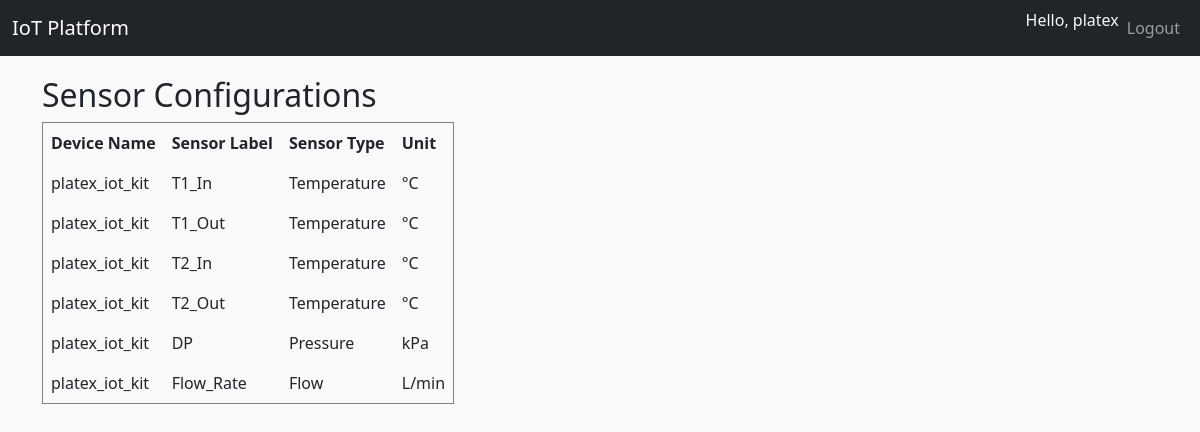
/api/ui/sensor-configs/ (signed in), run on an earlier commit of the app's database.
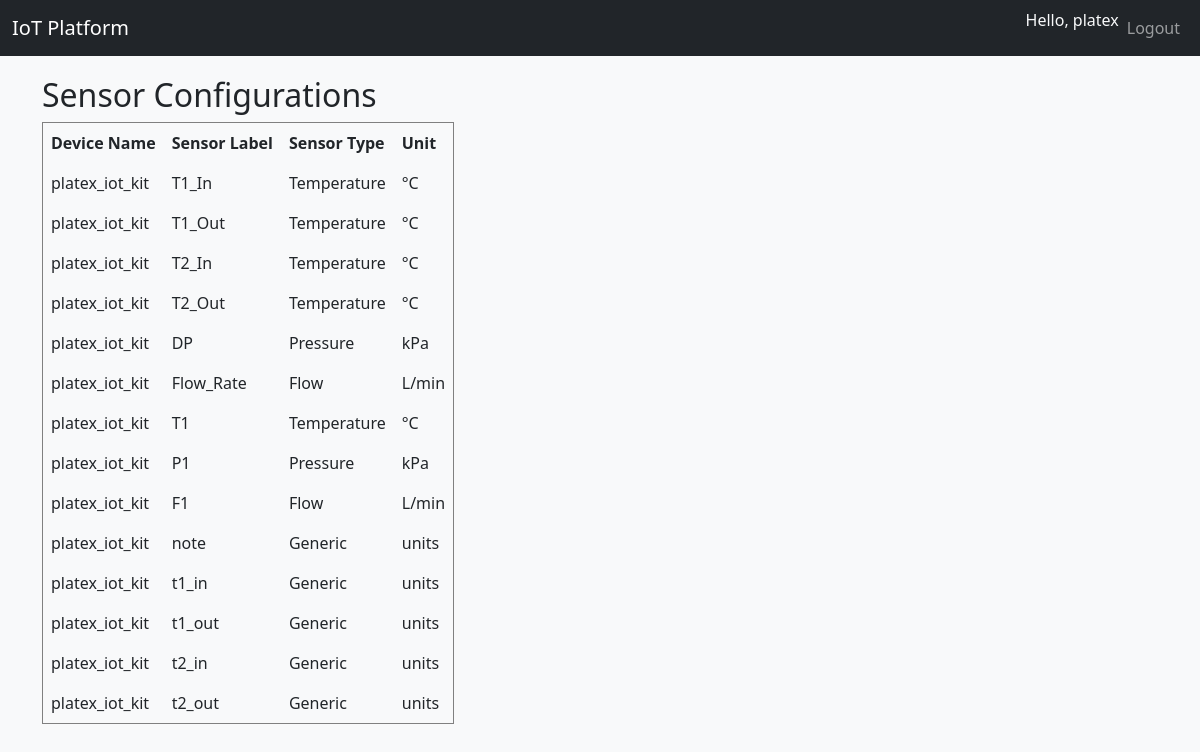
And on a later commit of the database.
### api/models.py (models this page shows, shortened)
class SensorConfiguration(models.Model):
    device = models.ForeignKey(Device, on_delete=models.CASCADE, related_name='sensor_configs')
    sensor_type = models.ForeignKey(SensorType, on_delete=models.CASCADE)
    sensor_label = models.CharField(max_length=50)  # e.g., "T1_In", "DP_Out", "Flow_In"
    expected_min = models.FloatField(null=True, blank=True)
    expected_max = models.FloatField(null=True, blank=True)
    class Meta:
        unique_together = ['device', 'sensor_label']

class Device(models.Model):
    customer = models.ForeignKey(Customer, on_delete=models.CASCADE, related_name='devices')
    device_type = models.ForeignKey(DeviceType, on_delete=models.SET_NULL, null=True)
    name = models.CharField(max_length=100)
    location = models.CharField(max_length=100, blank=True)
    write_api_key = models.UUIDField(default=uuid.uuid4, unique=True, editable=False)
    read_api_key = models.UUIDField(default=uuid.uuid4, unique=True, editable=False)
    created_at = models.DateTimeField(auto_now_add=True)
    is_active = models.BooleanField(default=True)

class SensorType(models.Model):
    name = models.CharField(max_length=100)  # e.g., "Temperature", "Pressure", "Flow"
    unit = models.CharField(max_length=20)   # e.g., "°C", "kPa", "L/min"
    description = models.TextField(blank=True)

### api/views.py (the view)
# urls.py: path('ui/sensor-configs/', views.sensor_configurations, name='sensor_configurations'),
@login_required
def sensor_configurations(request):
    customer = get_object_or_404(Customer, user=request.user)
    devices = Device.objects.filter(customer=customer, is_active=True)
    configs = SensorConfiguration.objects.filter(device__in=devices)
    return render(request, 'api/sensor_configurations.html', {
        'configs': configs,
        'devices': devices
    })

### api/templates/api/sensor_configurations.html
{% extends "base.html" %}
{% load static %}
{% block content %}
<h2>Sensor Configurations</h2>
{% if configs %}
<table border="1" cellpadding="8" cellspacing="0">
    <thead>
        <tr>
            <th>Device Name</th>
            <th>Sensor Label</th>
            <th>Sensor Type</th>
            <th>Unit</th>
        </tr>
    </thead>
    <tbody>
        {% for config in configs %}
        <tr>
            <td>{{ config.device.name }}</td>
            <td>{{ config.sensor_label }}</td>
            <td>{{ config.sensor_type.name }}</td>
            <td>{{ config.sensor_type.unit }}</td>
        </tr>
        {% endfor %}
    </tbody>
</table>
{% else %}
<p>No sensor configurations found for your devices.</p>
{% endif %}
{% endblock %}

### api/templates/base.html (shortened to what this page needs)
<!DOCTYPE html>
<html lang="en">
<head>
    <link href="https://cdn.jsdelivr.net/npm/bootstrap@5.3.2/dist/css/bootstrap.min.css" rel="stylesheet">
</head>
<body>
    <nav class="navbar navbar-expand-lg navbar-dark bg-dark">
        <div class="container-fluid">
            <a class="navbar-brand" href="/api/ui/dashboard/">IoT Platform</a>
            <div class="collapse navbar-collapse">
                <ul class="navbar-nav ms-auto">
                    {% if user.is_authenticated %}
                        <li class="nav-item">
                            <span class="navbar-text text-light">Hello, {{ user.username }}</span>
                        </li>
                        <li class="nav-item">
                            <a class="nav-link" href="{% url 'logout' %}">Logout</a>
                        </li>
                    {% else %}
                        <li class="nav-item">
                            <a class="nav-link" href="{% url 'login' %}">Login</a>
                        </li>
                    {% endif %}
                </ul>
            </div>
        </div>
    </nav>
    <div class="container">
        {% block content %}
        {% endblock %}
    </div>
</body>
</html>

### api/templates/base.html (style rules this page uses)
body { background-color: #f8f9fa; }
nav { margin-bottom: 20px; }
.container { margin-top: 20px; }

What changed in the data, as far as the page shows it:
added SensorConfiguration: device.name "platex_iot_kit", sensor_label "T1", sensor_type.name "Temperature", sensor_type.unit "°C"
added SensorConfiguration: device.name "platex_iot_kit", sensor_label "P1", sensor_type.name "Pressure", sensor_type.unit "kPa"
added SensorConfiguration: device.name "platex_iot_kit", sensor_label "F1", sensor_type.name "Flow", sensor_type.unit "L/min"
added SensorConfiguration: device.name "platex_iot_kit", sensor_label "note", sensor_type.name "Generic", sensor_type.unit "units"
added SensorConfiguration: device.name "platex_iot_kit", sensor_label "t1_in", sensor_type.name "Generic", sensor_type.unit "units"
added SensorConfiguration: device.name "platex_iot_kit", sensor_label "t1_out", sensor_type.name "Generic", sensor_type.unit "units"
added SensorConfiguration: device.name "platex_iot_kit", sensor_label "t2_in", sensor_type.name "Generic", sensor_type.unit "units"
added SensorConfiguration: device.name "platex_iot_kit", sensor_label "t2_out", sensor_type.name "Generic", sensor_type.unit "units"
